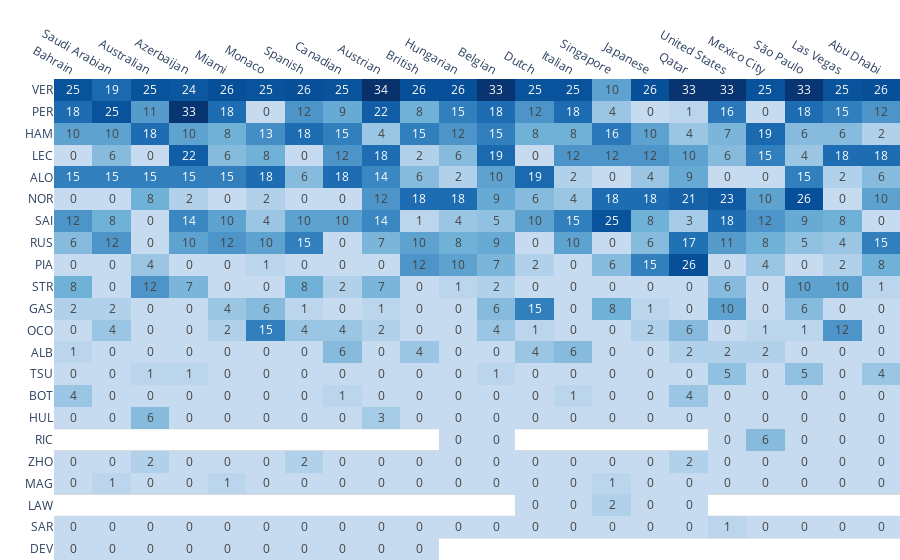

Notebook code for this chart:
### Code cell
%run heatmap.py year=2023

### Figure 1 — Plotly figure (JSON) as saved in the notebook; plotly's stock layout.template omitted (floating-point values rounded to 4 significant figures; data arrays with more than 128 entries replaced by an {"elided": "..."} marker saying what was removed)
{"data": [{"coloraxis": "coloraxis", "hovertemplate": "Race: %{x}<br>Driver: %{y}<br>Points: %{z}<extra></extra>", "name": "0", "texttemplate": "%{z}", "type": "heatmap", "x": ["Bahrain", "Saudi Arabian", "Australian", "Azerbaijan", "Miami", "Monaco", "Spanish", "Canadian", "Austrian", "British", "Hungarian", "Belgian", "Dutch", "Italian", "Singapore", "Japanese", "Qatar", "United States", "Mexico City", "São Paulo", "Las Vegas", "Abu Dhabi"], "xaxis": "x", "y": ["VER", "PER", "HAM", "LEC", "ALO", "NOR", "SAI", "RUS", "PIA", "STR", "GAS", "OCO", "ALB", "TSU", "BOT", "HUL", "RIC", "ZHO", "MAG", "LAW", "SAR", "DEV"], "yaxis": "y", "z": {"elided": "22x22 int values"}}], "layout": {"coloraxis": {"colorbar": {"title": {"text": "Points"}}, "colorscale": [[0, "rgb(198, 219, 239)"], [0.25, "rgb(107, 174, 214)"], [0.5, "rgb(33,  113, 181)"], [0.75, "rgb(8,   81,  156)"], [1, "rgb(8,   48,  107)"]], "showscale": false}, "margin": {"b": 0, "l": 0, "r": 0, "t": 0}, "plot_bgcolor": "rgba(0,0,0,0)", "xaxis": {"anchor": "y", "domain": [0, 1], "showgrid": false, "showline": false, "side": "top", "title": {"text": ""}}, "yaxis": {"anchor": "x", "autorange": "reversed", "domain": [0, 1], "gridcolor": "LightGrey", "gridwidth": 1, "showgrid": true, "showline": false, "tickmode": "linear", "tickson": "boundaries", "title": {"text": ""}}}}
